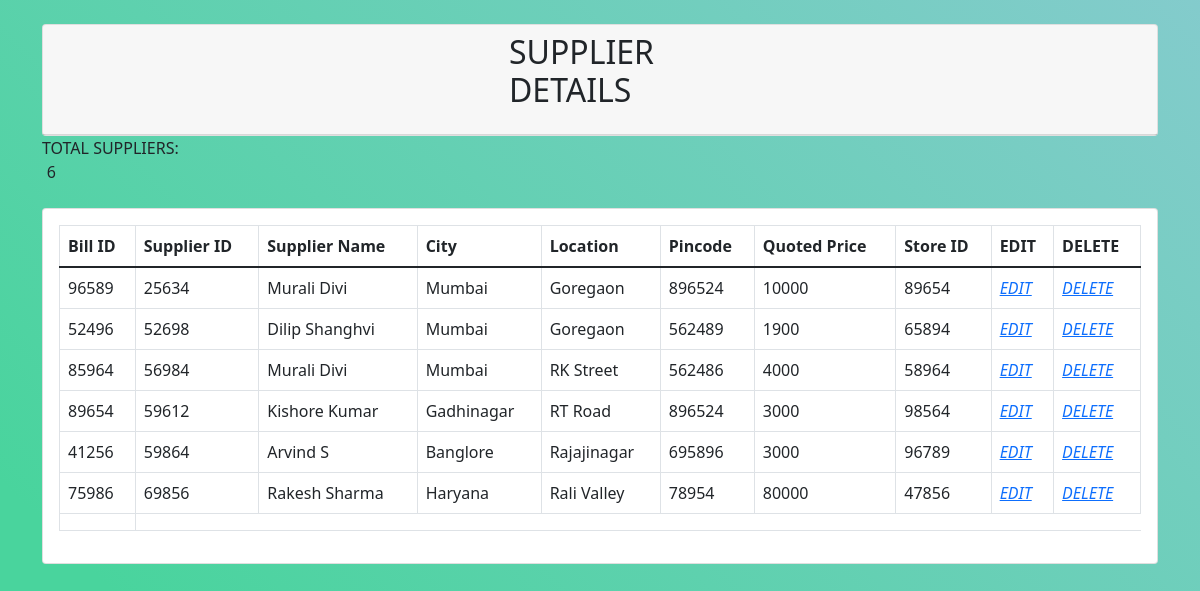
/admin/supplier_details.php, run on the app's committed database.
### tables this page shows
CREATE TABLE `supplier` (
  `bid` int(5) NOT NULL,
  `spid` int(5) NOT NULL,
  `suname` varchar(50) NOT NULL,
  `sucity` varchar(50) NOT NULL,
  `suloc` varchar(50) NOT NULL,
  `supin` int(6) NOT NULL,
  `suqprice` int(50) NOT NULL,
  `sid` int(5) NOT NULL
);

### admin/supplier_details.php (the view, shortened to what this page needs)
<!DOCTYPE html>
<html>
    <head>
    <link href="https://cdn.jsdelivr.net/npm/bootstrap@5.1.2/dist/css/bootstrap.min.css" rel="stylesheet">
    </head>
<body>
    <div class="container">
        <div class="row">
            <div class="col-md-12">
                <div class="card mt-4">
                    <div class="card-header">
                        <form action="" method="GET">
                              <div class="input-group mb-3">
                                   <h2>SUPPLIER DETAILS</h2>
                              </div>
                        </form>
                    </div>
                </div>
            </div>
            <?php
                              $conn=mysqli_connect("localhost","root","","pharmacyms");
                              $sql = "SELECT COUNT(*) AS Count FROM supplier";
                              $result = $conn->query($sql);
                              $row = $result->fetch_assoc();
                              echo '<span style="color:#f;">TOTAL SUPPLIERS:</span>';
                              ?>&nbsp;&nbsp;&nbsp;&nbsp;<?php echo $row['Count'];
                            ?>
            <div class="col-md-12">
                <div class="card mt-4">
                    <div class="card-body">
                        <table class="table table-bordered">
                            <thead>
                                <tr>
                                    <th scope="col">Bill ID</th>
                                    <th scope="col">Supplier ID</th>
                                    <th scope="col">Supplier Name</th>
                                    <th scope="col">City</th>
                                    <th scope="col">Location</th>
                                    <th scope="col">Pincode</th>
                                    <th scope="col">Quoted Price</th>
                                    <th scope="col">Store ID</th>
                                    <th scope="col">EDIT</th>
                                    <th scope="col">DELETE</th>
                                </tr>
                            </thead>
                            <tbody>
                            <?php
$conn=mysqli_connect("localhost","root","","pharmacyms");
    $query="SELECT * FROM supplier";
    $query_run=mysqli_query($conn,$query);
    if(mysqli_num_rows($query_run)>0)
    {
        foreach($query_run as $items)
        {
            ?>
            <tr>
            <td><?php echo $items['bid'];?></td>
            <td><?php echo $items['spid'];?></td>
            <td><?php echo $items['suname'];?></td>
            <td><?php echo $items['sucity'];?></td>
            <td><?php echo $items['suloc'];?></td>
            <td><?php echo $items['supin'];?></td>
            <td><?php echo $items['suqprice'];?></td>
            <td><?php echo $items['sid'];?></td>
            <td><a href="supplier_update.php?id=<?php echo $items['spid']; ?>" data-toggle="
            tooltip" data-placement="bottom" title="EDIT"> <i class="fa fa-trash" aria-hidden="true">EDIT</i> </a> </td>
            <td><a href="supplier_delete.php?id=<?php echo $items['spid']; ?>" data-toggle="
            tooltip" data-placement="bottom" title="DELETE"> <i class="fa fa-trash" aria-hidden="true">DELETE</i> </a> </td>
            </tr>
            <?php
        }
    }
    else
    {
        ?>
        <tr>
            <td colspan="3">no record found</td>
        </tr>
        <?php
    }
?>
                                <tr>
                                    <td></td>
                                </tr>
                        </table>
                    </div>
                </div>
            </div>
        </div>
    </div>
</body>
</html>

### admin/supplier_details.php (style rules this page uses)
body { font-family: $font-family; font-size: $font-size; background-size: 200% 100% !important; transform: translate3d(0, 0, 0); background: linear-gradient(45deg, #49D49D 10%, #A2C7E5 90%); height: 100vh }
h2 { margin: 0 450px; }

### data on the page
supplier: bid "96589", spid "25634", suname "Murali Divi", sucity "Mumbai", suloc "Goregaon", supin "896524", suqprice "10000", sid "89654"
supplier: bid "52496", spid "52698", suname "Dilip Shanghvi", sucity "Mumbai", suloc "Goregaon", supin "562489", suqprice "1900", sid "65894"
supplier: bid "85964", spid "56984", suname "Murali Divi", sucity "Mumbai", suloc "RK Street", supin "562486", suqprice "4000", sid "58964"
supplier: bid "89654", spid "59612", suname "Kishore Kumar", sucity "Gadhinagar", suloc "RT Road", supin "896524", suqprice "3000", sid "98564"
supplier: bid "41256", spid "59864", suname "Arvind S", sucity "Banglore", suloc "Rajajinagar", supin "695896", suqprice "3000", sid "96789"
supplier: bid "75986", spid "69856", suname "Rakesh Sharma", sucity "Haryana", suloc "Rali Valley", supin "78954", suqprice "80000", sid "47856"

### other printed values
$row['Count'] "6"
